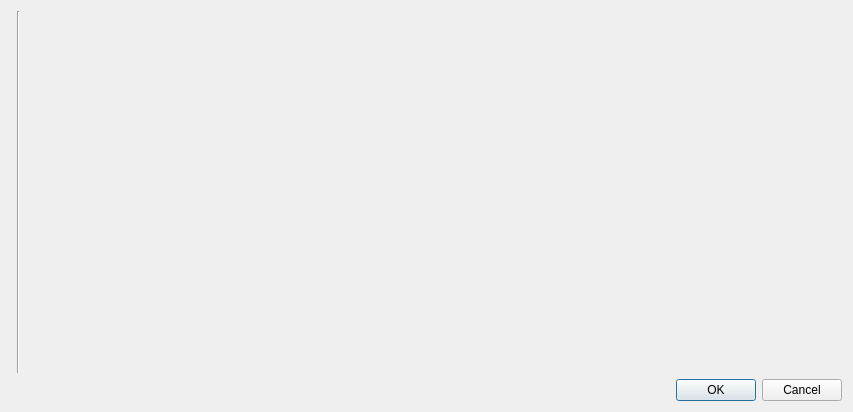
<?xml version="1.0" encoding="UTF-8"?>
<ui version="4.0">
 <class>Bitmap3DDialog</class>
 <widget class="QDialog" name="Bitmap3DDialog">
  <property name="geometry">
   <rect>
    <x>0</x>
    <y>0</y>
    <width>853</width>
    <height>412</height>
   </rect>
  </property>
  <property name="windowTitle">
   <string>Dialog</string>
  </property>
  <layout class="QVBoxLayout" name="verticalLayout">
   <item>
    <layout class="QHBoxLayout" name="horizontalLayout">
     <item>
      <widget class="Bitmap3DView" name="editor" native="true"/>
     </item>
     <item>
      <widget class="Line" name="line">
       <property name="orientation">
        <enum>Qt::Vertical</enum>
       </property>
      </widget>
     </item>
     <item>
      <widget class="Bitmap3DRender" name="rendering" native="true">
       <property name="sizePolicy">
        <sizepolicy hsizetype="Expanding" vsizetype="Preferred">
         <horstretch>0</horstretch>
         <verstretch>0</verstretch>
        </sizepolicy>
       </property>
      </widget>
     </item>
    </layout>
   </item>
   <item>
    <widget class="QDialogButtonBox" name="buttonBox">
     <property name="orientation">
      <enum>Qt::Horizontal</enum>
     </property>
     <property name="standardButtons">
      <set>QDialogButtonBox::Cancel|QDialogButtonBox::Ok</set>
     </property>
    </widget>
   </item>
  </layout>
 </widget>
 <customwidgets>
  <customwidget>
   <class>Bitmap3DView</class>
   <extends>QWidget</extends>
   <header>Bitmap3DView.h</header>
   <container>1</container>
  </customwidget>
  <customwidget>
   <class>Bitmap3DRender</class>
   <extends>QWidget</extends>
   <header>Bitmap3DRender.h</header>
   <container>1</container>
  </customwidget>
 </customwidgets>
 <resources/>
 <connections>
  <connection>
   <sender>buttonBox</sender>
   <signal>accepted()</signal>
   <receiver>Bitmap3DDialog</receiver>
   <slot>accept()</slot>
   <hints>
    <hint type="sourcelabel">
     <x>248</x>
     <y>254</y>
    </hint>
    <hint type="destinationlabel">
     <x>157</x>
     <y>274</y>
    </hint>
   </hints>
  </connection>
  <connection>
   <sender>buttonBox</sender>
   <signal>rejected()</signal>
   <receiver>Bitmap3DDialog</receiver>
   <slot>reject()</slot>
   <hints>
    <hint type="sourcelabel">
     <x>316</x>
     <y>260</y>
    </hint>
    <hint type="destinationlabel">
     <x>286</x>
     <y>274</y>
    </hint>
   </hints>
  </connection>
 </connections>
</ui>
